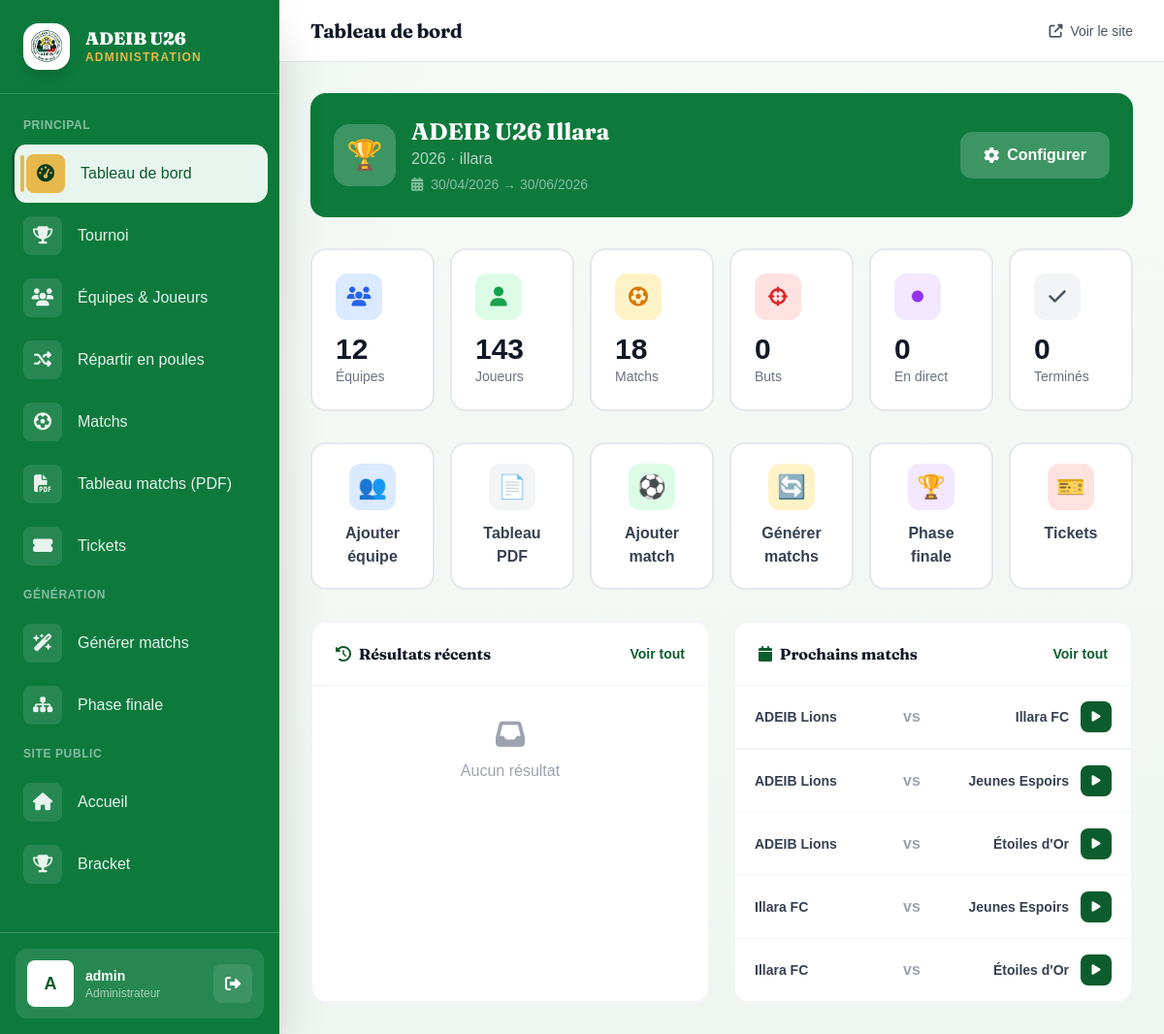
Before: /admin-panel/ (signed in) with the older database file.
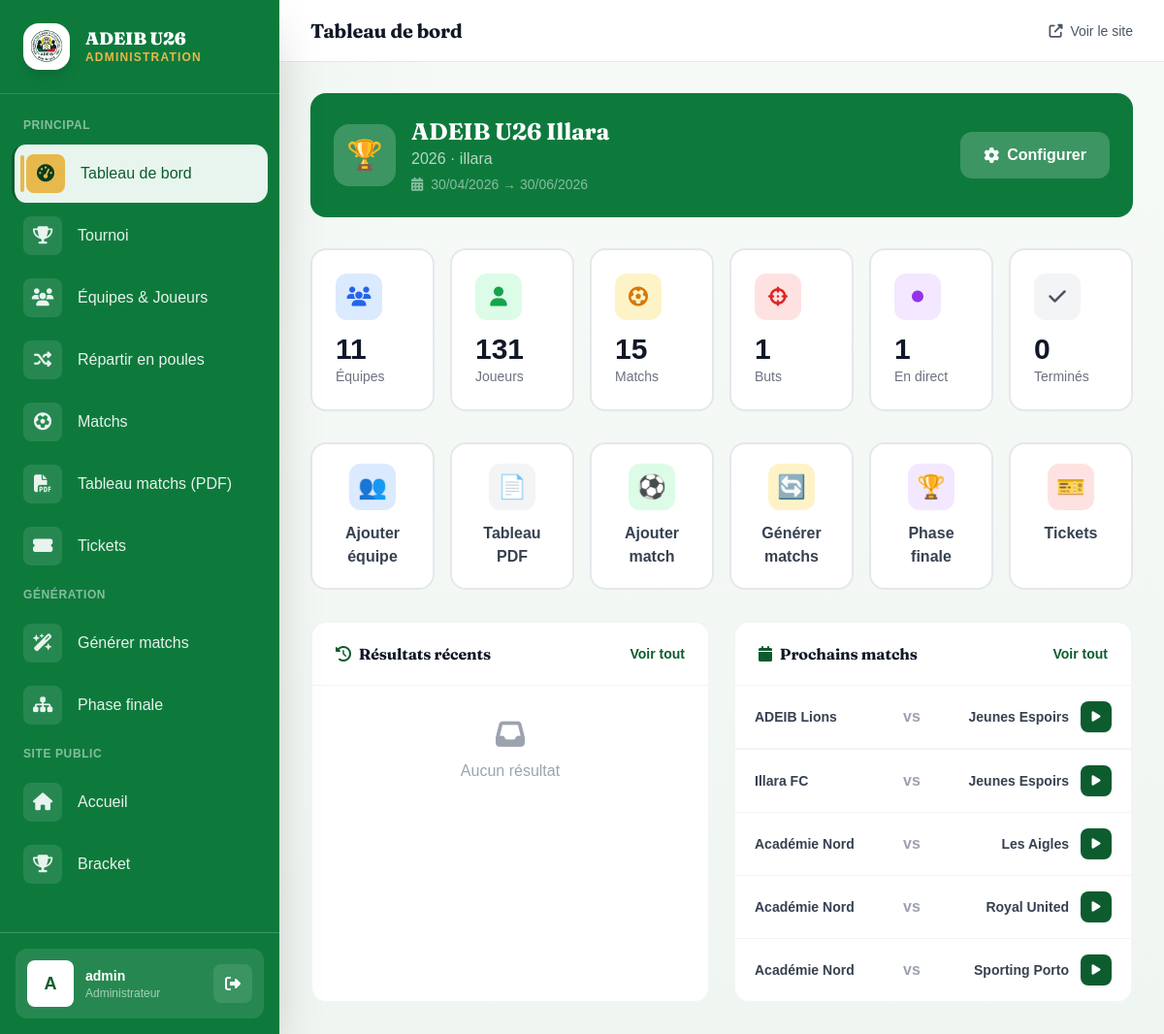
After: the same page with the newer database file.
### tournament/models.py (models this page shows, shortened)
class Match(models.Model):
    PHASE_CHOICES = [
        ('GROUP', 'Phase de groupes'),
        ('QF', 'Quart de finale'),
        ('SF', 'Demi-finale'),
        ('3RD', 'Match 3e place'),
        ('FINAL', 'Finale'),
    ]
    STATUS_CHOICES = [
        ('SCHEDULED', 'Programmé'),
        ('LIVE', 'En direct'),
        ('FINISHED', 'Terminé'),
        ('CANCELLED', 'Annulé'),
    ]
    tournament = models.ForeignKey(Tournament, on_delete=models.CASCADE, related_name='matches')
    phase = models.CharField(max_length=10, choices=PHASE_CHOICES, default='GROUP')
    group = models.ForeignKey(Group, on_delete=models.SET_NULL, null=True, blank=True, related_name='matches')
    home_team = models.ForeignKey(Team, on_delete=models.CASCADE, related_name='home_matches')
    away_team = models.ForeignKey(Team, on_delete=models.CASCADE, related_name='away_matches')
    match_date = models.DateTimeField(null=True, blank=True)
    venue = models.CharField(max_length=200, blank=True, default='Stade Cup Legends')
    home_score = models.PositiveIntegerField(default=0)
    away_score = models.PositiveIntegerField(default=0)
    status = models.CharField(max_length=10, choices=STATUS_CHOICES, default='SCHEDULED')
    matchday = models.PositiveIntegerField(default=1)
    live_started_at = models.DateTimeField(null=True, blank=True)
    stream_url = models.URLField(blank=True, null=True, verbose_name='Lien de diffusion')
    stream_platform = models.CharField(
        max_length=10, choices=STREAM_PLATFORM_CHOICES, default='YOUTUBE',
        blank=True, verbose_name='Plateforme de diffusion',
    )
    man_of_the_match = models.ForeignKey(
        'Player', on_delete=models.SET_NULL, null=True, blank=True,
        related_name='motm_awards', verbose_name='Homme du match',
    )
    class Meta:
        verbose_name = 'Match'
        verbose_name_plural = 'Matchs'
        ordering = ['match_date']

class Team(models.Model):
    tournament = models.ForeignKey(Tournament, on_delete=models.CASCADE, related_name='teams')
    name = models.CharField(max_length=200)
    logo = models.ImageField(upload_to='teams/', blank=True, null=True)
    group = models.ForeignKey(Group, on_delete=models.SET_NULL, null=True, blank=True, related_name='teams')
    coach_name = models.CharField(max_length=200, blank=True, verbose_name='Entraîneur')
    president_name = models.CharField(max_length=200, blank=True, verbose_name='Président')
    qr_code = models.ImageField(upload_to='qrcodes/', blank=True, null=True)
    created_at = models.DateTimeField(auto_now_add=True)
    class Meta:
        verbose_name = 'Équipe'
        ordering = ['name']

### tournament/views.py (the view)
# urls.py: path('admin-panel/', views.admin_dashboard, name='admin_dashboard'),
@login_required
@user_passes_test(is_admin)
def admin_dashboard(request):
    tournament = get_active_tournament()
    stats = {
        'teams': Team.objects.filter(tournament=tournament).count() if tournament else 0,
        'players': Player.objects.filter(team__tournament=tournament).count() if tournament else 0,
        'matches': Match.objects.filter(tournament=tournament).count() if tournament else 0,
        'goals': Goal.objects.filter(match__tournament=tournament).count() if tournament else 0,
        'live_matches': Match.objects.filter(status='LIVE').count(),
        'finished': Match.objects.filter(status='FINISHED').count(),
    }
    recent_matches = Match.objects.filter(
        tournament=tournament, status='FINISHED'
    ).order_by('-match_date')[:5] if tournament else []
    next_matches = Match.objects.filter(
        tournament=tournament, status='SCHEDULED'
    ).order_by('match_date')[:5] if tournament else []
    return render(request, 'admin_panel/dashboard.html', {
        'tournament': tournament,
        'stats': stats,
        'recent_matches': recent_matches,
        'next_matches': next_matches,
    })

### tournament/context_processors.py (called while the page is built)
def active_tournament(request):
    today = timezone.localdate()
    active = Tournament.objects.filter(is_active=True)
    tournament = active.filter(
        start_date__isnull=False,
        end_date__isnull=False,
        start_date__lte=today,
        end_date__gte=today,
    ).order_by('start_date').first()
    if tournament is None:
        tournament = active.filter(
            start_date__isnull=False,
            start_date__gte=today,
        ).order_by('start_date').first()
    if tournament is None:
        tournament = active.order_by('-start_date', '-id').first()
    return {'tournament': tournament}

### tournament/views.py (called while the page is built, shortened)
def is_admin(user):
    return user.is_staff or user.is_superuser

def get_active_tournament():
    today = timezone.localdate()
    active = Tournament.objects.filter(is_active=True)
    ongoing = active.filter(
        start_date__isnull=False,
        end_date__isnull=False,
        start_date__lte=today,
        end_date__gte=today,
    ).order_by('start_date').first()
    if ongoing:
        return ongoing

### templates/admin_panel/dashboard.html (shortened to what the changed rows need)
{% extends 'admin_panel/base_admin.html' %}
{% block page_title %}Tableau de bord{% endblock %}
{% block content %}
<div class="w-full">
  {% if tournament %}
  <div class="rounded-2xl mb-8 p-6 text-white animate-slideUp" style="background:#0d7a3c">
    <div class="flex flex-col md:flex-row md:items-center justify-between gap-4">
      <div class="flex items-center gap-4">
        <div>
          <h2 class="text-2xl font-bold">{{ tournament.name }}</h2>
        </div>
      </div>
    </div>
  </div>
  {% endif %}
  <div class="grid grid-cols-2 md:grid-cols-3 lg:grid-cols-6 gap-4 mb-8">
    <div class="stat-card animate-slideUp" style="animation-delay: 0.05s;">
      <div class="stat-icon bg-blue-100 text-blue-600 mb-3">
        <i class="fas fa-users"></i>
      </div>
      <div class="text-3xl font-black text-gray-900">{{ stats.teams }}</div>
      <div class="text-sm text-gray-500 font-medium">Équipes</div>
    </div>
    <div class="stat-card animate-slideUp" style="animation-delay: 0.1s;">
      <div class="stat-icon bg-green-100 text-green-600 mb-3">
        <i class="fas fa-user"></i>
      </div>
      <div class="text-3xl font-black text-gray-900">{{ stats.players }}</div>
      <div class="text-sm text-gray-500 font-medium">Joueurs</div>
    </div>
    <div class="stat-card animate-slideUp" style="animation-delay: 0.15s;">
      <div class="stat-icon bg-amber-100 text-amber-600 mb-3">
        <i class="fas fa-futbol"></i>
      </div>
      <div class="text-3xl font-black text-gray-900">{{ stats.matches }}</div>
      <div class="text-sm text-gray-500 font-medium">Matchs</div>
    </div>
    <div class="stat-card animate-slideUp" style="animation-delay: 0.2s;">
      <div class="stat-icon bg-red-100 text-red-600 mb-3">
        <i class="fas fa-crosshairs"></i>
      </div>
      <div class="text-3xl font-black text-gray-900">{{ stats.goals }}</div>
      <div class="text-sm text-gray-500 font-medium">Buts</div>
    </div>
    <div class="stat-card animate-slideUp" style="animation-delay: 0.25s;">
      <div class="stat-icon bg-purple-100 text-purple-600 mb-3">
        <i class="fas fa-circle text-xs"></i>
      </div>
      <div class="text-3xl font-black text-gray-900">{{ stats.live_matches }}</div>
      <div class="text-sm text-gray-500 font-medium">En direct</div>
    </div>
  </div>
  <div class="grid grid-cols-1 lg:grid-cols-2 gap-6">
    <div class="bg-white border-2 border-gray-100 rounded-2xl overflow-hidden animate-slideUp" style="animation-delay: 0.65s;">
      <div class="divide-y divide-gray-100">
        {% for m in next_matches %}
        <div class="match-row">
          <div class="flex-1 text-sm font-semibold text-gray-700 truncate">{{ m.home_team.name }}</div>
          <div class="text-gray-400 font-bold mx-3">vs</div>
          <div class="flex-1 text-sm font-semibold text-gray-700 truncate text-right">{{ m.away_team.name }}</div>
          <a href="{% url 'admin_update_score' m.pk %}" class="ml-3 w-8 h-8 bg-[#0d5c2e] hover:bg-[#094a24] rounded-lg flex items-center justify-center transition-colors">
            <i class="fas fa-play text-white text-xs"></i>
          </a>
        </div>
        {% empty %}
        <div class="py-8 text-center text-gray-400">
          <i class="fas fa-calendar-times text-3xl mb-2"></i>
          <p>Aucun match programmé</p>
        </div>
        {% endfor %}
      </div>
    </div>
  </div>
</div>
{% endblock %}

Changed rows visible on the page:
no longer on this page (row edited): Match: home_team.name "ADEIB Lions", away_team.name "Illara FC"
removed Match: home_team.name "ADEIB Lions", away_team.name "Étoiles d'Or"
removed Match: home_team.name "Illara FC", away_team.name "Étoiles d'Or"
now on this page (row unchanged): Match: home_team.name "Académie Nord", away_team.name "Les Aigles"
now on this page (row unchanged): Match: home_team.name "Académie Nord", away_team.name "Royal United"
now on this page (row unchanged): Match: home_team.name "Académie Nord", away_team.name "Sporting Porto"
Other visible differences:
{{ stats.teams }}: "12" → "11"
{{ stats.players }}: "143" → "131"
{{ stats.matches }}: "18" → "15"
{{ stats.goals }}: "0" → "1"
{{ stats.live_matches }}: "0" → "1"
